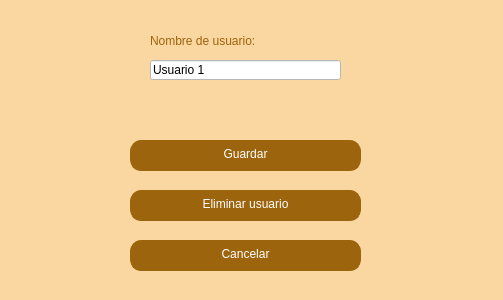
<?xml version="1.0" encoding="UTF-8"?>
<ui version="4.0">
 <class>IG3_ModificacionPerfil</class>
 <widget class="QWidget" name="IG3_ModificacionPerfil">
  <property name="geometry">
   <rect>
    <x>0</x>
    <y>0</y>
    <width>503</width>
    <height>300</height>
   </rect>
  </property>
  <property name="windowTitle">
   <string>Form</string>
  </property>
  <property name="styleSheet">
   <string notr="true">background-color: rgb(250, 215, 160);
</string>
  </property>
  <widget class="QLabel" name="labelNombreUsuario">
   <property name="geometry">
    <rect>
     <x>150</x>
     <y>30</y>
     <width>201</width>
     <height>21</height>
    </rect>
   </property>
   <property name="styleSheet">
    <string notr="true">font: 14pt &quot;Segoe Print&quot;;
color: rgb(156, 100, 12);</string>
   </property>
   <property name="text">
    <string>Nombre de usuario:</string>
   </property>
  </widget>
  <widget class="QLineEdit" name="textNombreUsuario">
   <property name="geometry">
    <rect>
     <x>150</x>
     <y>60</y>
     <width>191</width>
     <height>20</height>
    </rect>
   </property>
   <property name="styleSheet">
    <string notr="true">background-color: rgb(255, 255, 255);
color: rgb(0, 0, 0);
font: 11pt &quot;Segoe Print&quot;;
</string>
   </property>
   <property name="inputMask">
    <string/>
   </property>
   <property name="text">
    <string>Usuario 1</string>
   </property>
  </widget>
  <widget class="QPushButton" name="botonGuardar">
   <property name="geometry">
    <rect>
     <x>130</x>
     <y>140</y>
     <width>231</width>
     <height>31</height>
    </rect>
   </property>
   <property name="styleSheet">
    <string notr="true">QPushButton{
color: rgb(255, 255, 255);
	background-color: rgb(156, 100, 12);
	font: 12pt &quot;Segoe Print&quot;;
	border-radius: 11px;
	border:none;
	border-left: 1px solid rgb(156, 100, 12);
	border-right: 1px solid rgb(156, 100, 12);
	border-bottom: 3px solid rgb(156, 100, 12);
}
QPushButton:hover{
	background-color: rgb(248, 196, 113);
	border-left: 1px solid rgb(248, 196, 113);
	border-right: 1px solid rgb(248, 196, 113);
	border-bottom: 3px solid rgb(248, 196, 113);
}
QPushButton:pressed{
	background-color: rgb(40, 170, 221);
	border-left: 1px solid rgb(44, 131, 212);
	border-right: 1px solid rgb(44, 131, 212);
	border-top: 3px solid rgb(44, 131, 212);
	border-bottomr: none;
}</string>
   </property>
   <property name="text">
    <string>Guardar</string>
   </property>
  </widget>
  <widget class="QPushButton" name="botonCancelar">
   <property name="geometry">
    <rect>
     <x>130</x>
     <y>240</y>
     <width>231</width>
     <height>31</height>
    </rect>
   </property>
   <property name="styleSheet">
    <string notr="true">QPushButton{
color: rgb(255, 255, 255);
	background-color: rgb(156, 100, 12);
	font: 12pt &quot;Segoe Print&quot;;
	border-radius: 11px;
	border:none;
	border-left: 1px solid rgb(156, 100, 12);
	border-right: 1px solid rgb(156, 100, 12);
	border-bottom: 3px solid rgb(156, 100, 12);
}
QPushButton:hover{
	background-color: rgb(248, 196, 113);
	border-left: 1px solid rgb(248, 196, 113);
	border-right: 1px solid rgb(248, 196, 113);
	border-bottom: 3px solid rgb(248, 196, 113);
}
QPushButton:pressed{
	background-color: rgb(40, 170, 221);
	border-left: 1px solid rgb(44, 131, 212);
	border-right: 1px solid rgb(44, 131, 212);
	border-top: 3px solid rgb(44, 131, 212);
	border-bottomr: none;
}</string>
   </property>
   <property name="text">
    <string>Cancelar</string>
   </property>
  </widget>
  <widget class="QPushButton" name="botonEliminar">
   <property name="geometry">
    <rect>
     <x>130</x>
     <y>190</y>
     <width>231</width>
     <height>31</height>
    </rect>
   </property>
   <property name="styleSheet">
    <string notr="true">QPushButton{
color: rgb(255, 255, 255);
	background-color: rgb(156, 100, 12);
	font: 12pt &quot;Segoe Print&quot;;
	border-radius: 11px;
	border:none;
	border-left: 1px solid rgb(156, 100, 12);
	border-right: 1px solid rgb(156, 100, 12);
	border-bottom: 3px solid rgb(156, 100, 12);
}
QPushButton:hover{
	background-color: rgb(248, 196, 113);
	border-left: 1px solid rgb(248, 196, 113);
	border-right: 1px solid rgb(248, 196, 113);
	border-bottom: 3px solid rgb(248, 196, 113);
}
QPushButton:pressed{
	background-color: rgb(40, 170, 221);
	border-left: 1px solid rgb(44, 131, 212);
	border-right: 1px solid rgb(44, 131, 212);
	border-top: 3px solid rgb(44, 131, 212);
	border-bottomr: none;
}</string>
   </property>
   <property name="text">
    <string>Eliminar usuario</string>
   </property>
  </widget>
 </widget>
 <resources/>
 <connections/>
</ui>
